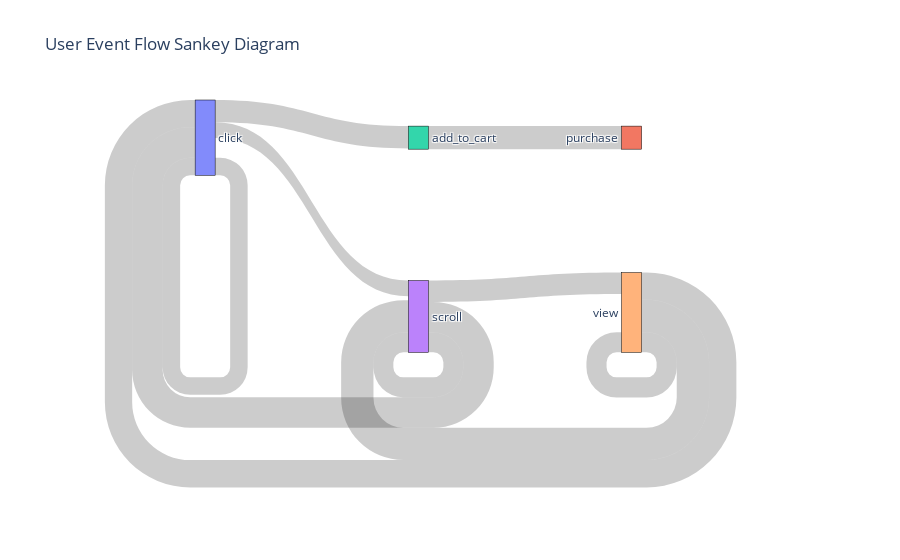

Source (notebook cell):
### Code cell
# Create pairs of consecutive events
transitions = []

for session, group in df_sorted.groupby('session_id'):
    events = group['event_type'].tolist()
    for i in range(len(events)-1):
        transitions.append((events[i], events[i+1]))

# Count frequency of each transition
transition_counts = pd.DataFrame(Counter(transitions).items(), columns=['transition', 'count'])
transition_counts[['from', 'to']] = pd.DataFrame(transition_counts['transition'].tolist(), index=transition_counts.index)
transition_counts = transition_counts.drop(columns='transition').sort_values('count', ascending=False)
print(transition_counts.head(10))


# Only take top N transitions to avoid clutter
top_transitions = transition_counts.head(10)

labels = list(set(top_transitions['from'].tolist() + top_transitions['to'].tolist()))
label_idx = {label: i for i, label in enumerate(labels)}

source = top_transitions['from'].map(label_idx)
target = top_transitions['to'].map(label_idx)
value = top_transitions['count']

fig = go.Figure(data=[go.Sankey(
    node=dict(
        pad=15,
        thickness=20,
        line=dict(color="black", width=0.5),
        label=labels
    ),
    link=dict(
        source=source,
        target=target,
        value=value
    ))])

fig.update_layout(title_text="User Event Flow Sankey Diagram", font_size=12)
fig.show()

### Figure 1 — Plotly figure (JSON) as saved in the notebook; plotly's stock layout.template omitted (floating-point values rounded to 4 significant figures)
{"data": [{"link": {"source": [4, 3, 4, 2, 0, 3, 4, 3, 0, 0], "target": [3, 0, 0, 1, 2, 4, 4, 3, 0, 3], "value": [122, 115, 103, 87, 84, 81, 76, 75, 66, 59]}, "node": {"label": ["click", "purchase", "add_to_cart", "scroll", "view"], "line": {"color": "black", "width": 0.5}, "pad": 15, "thickness": 20}, "type": "sankey"}], "layout": {"title": {"text": "User Event Flow Sankey Diagram"}, "font": {"size": 12}}}
